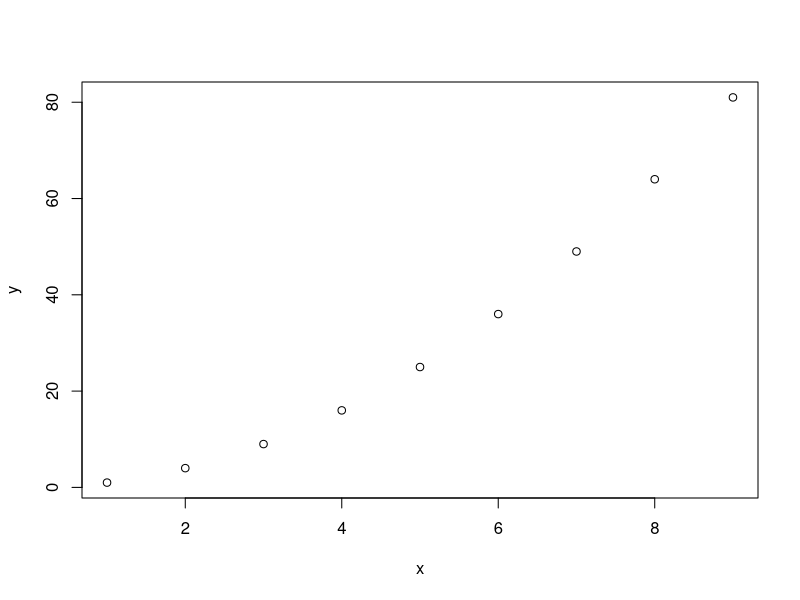
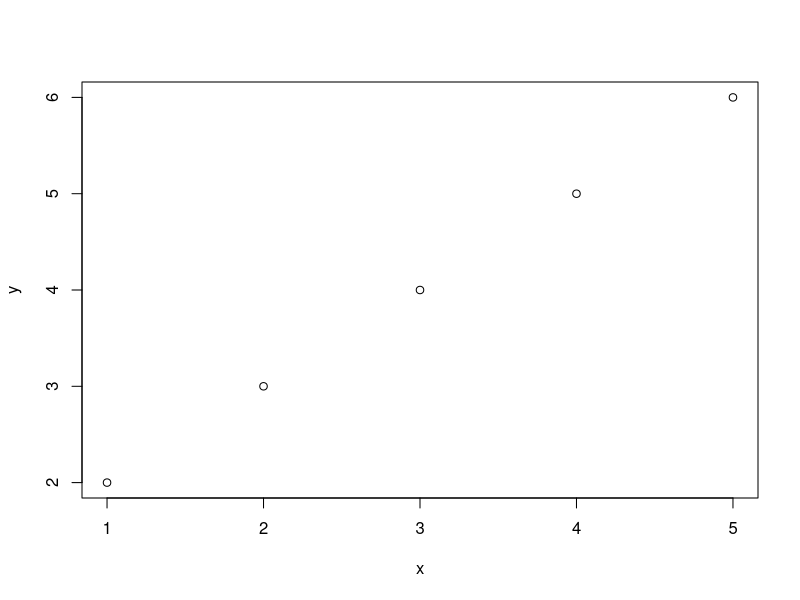

The R script that drew these images, in order:
## ---- chunk 1
data(mpg, package = "ggplot2") # load the object mpg
dim(mpg) # use a function (dim) to do something with it
## ---- chunk 2
a = 1
b = 2
c = "c"
x_thingy = 4
## ---- chunk 3
ls()
x <- x_thingy
rm(x_thingy)
x
ls()
## ---- chunk 4
replicate(n = 3, expr = x)
exp(x)
## ---- chunk 5
x = 1:9
y = x^2
plot(x = x, y =y) 
## ---- chunk 6
# Assignment of x
x <- 5
x
## ---- chunk 7
x = 5 # the same as x <- 5
(x = x + 1)
## ---- chunk 8
x <- c(1, 2, 5)
x
x^2
x + 2
## ---- chunk 9
x <- c(1, 2, 5)
for(i in x){
  print(i^2)
}
## ---- chunk 10
for(i in 1:length(x)){
  if(i == 1) x2 <- x[i]^2
  else x2 <- c(x2, x[i]^2)
}
x2
## ---- chunk 11
a <- TRUE
b <- 1:5
c <- pi
d <- "Hello Leeds"
## ---- chunk 12
ab <- c(a, b)
ab
class(ab)
## ---- chunk 13
class(c(a, b))
class(c(a, c))
class(c(b, d))
## ---- chunk 14
x <- 1:5
y <- 2:6
plot(x, y)
## ---- chunk 15
x <- seq(1,2, by = 0.2)
length(x)
x <- seq(1, 2, length.out = 5)
length(x)
